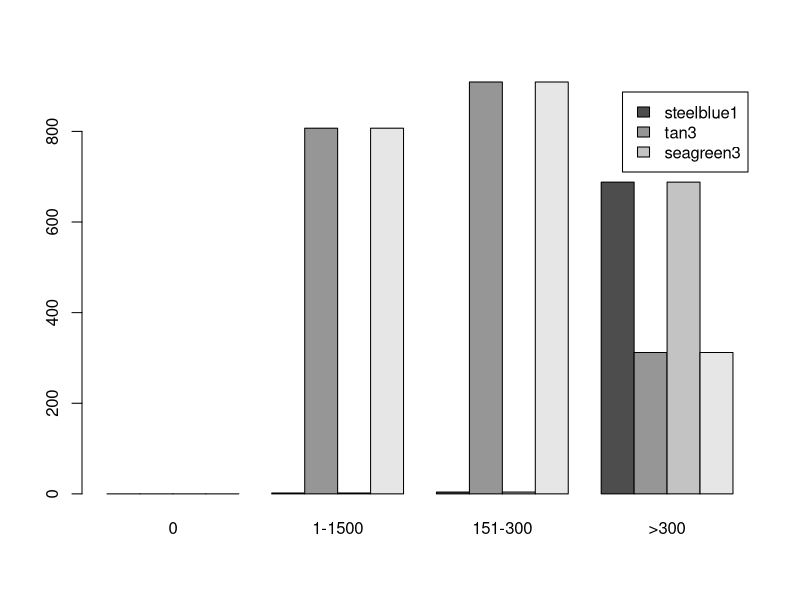
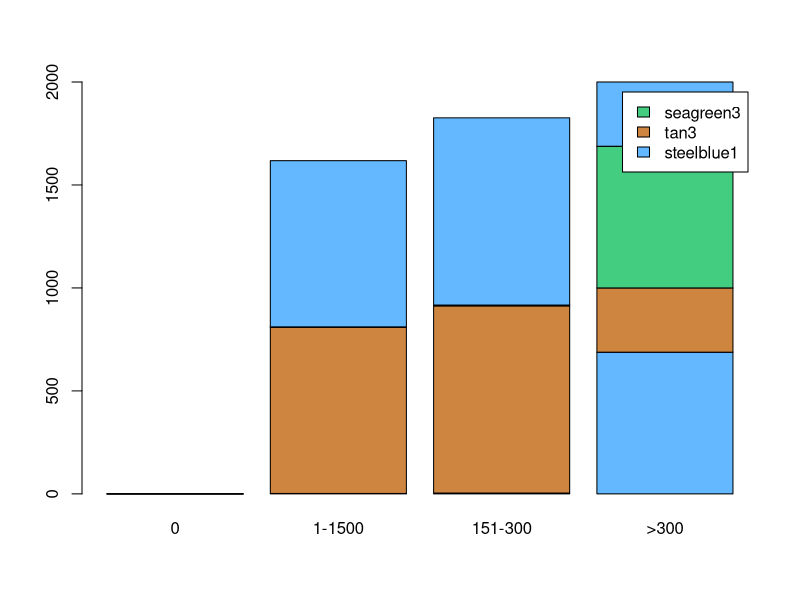
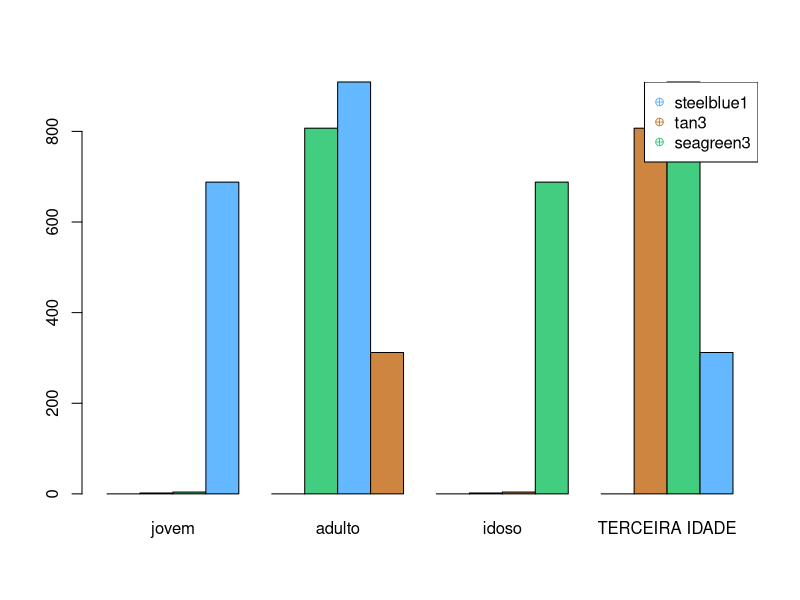
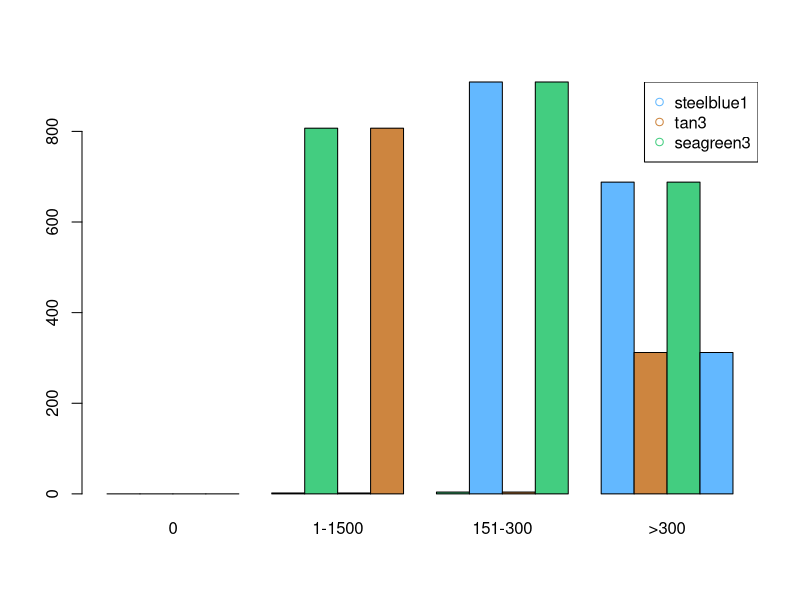
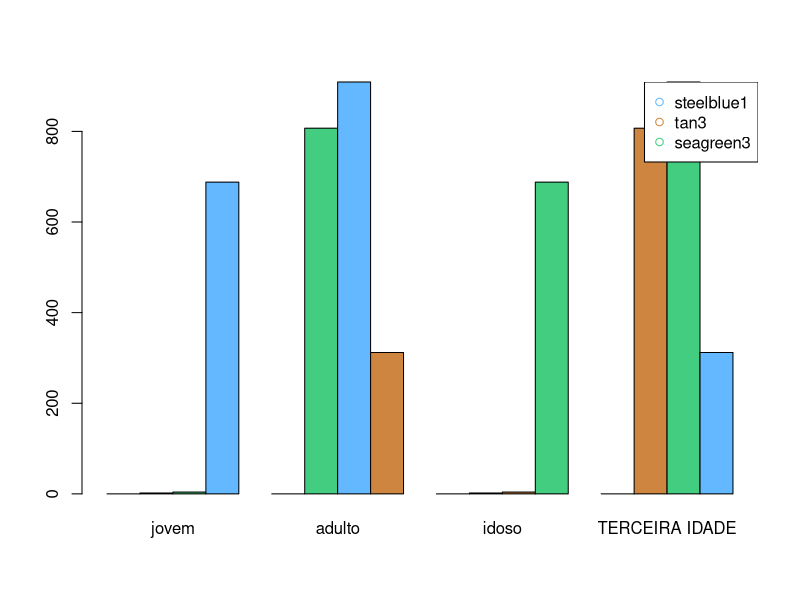

Recreate these plots in R, in order.

getwd()

#numero de carros num estacionamento

cars = matrix(c(0,2,4,688,0,807,909,312),  nr=4, nc=4, byrow = T )
cars


#nomeando linhas e colunas
colnames(cars) <-c("0","1-1500","151-300",">300")
cars
rownames(cars) <-c("jovem","adulto","idoso","TERCEIRA IDADE")
cars


barplot(cars,  beside = T, legend =  c("steelblue1","tan3","seagreen3"))

barplot(cars, col = c("steelblue1","tan3","seagreen3"), legend =  c("steelblue1","tan3","seagreen3"))

 



barplot(t(cars), beside = T, col= c("steelblue1","tan3","seagreen3"))
legend("topright", pch = 10,col = c("steelblue1","tan3","seagreen3"), legend =  c("steelblue1","tan3","seagreen3") )

barplot(cars, beside = T ,col = c("steelblue1","tan3","seagreen3") )
legend("topright", pch = 1,col = c("steelblue1","tan3","seagreen3"), legend =  c("steelblue1","tan3","seagreen3") )


t(cars)
barplot(t(cars), beside = T, col = c("steelblue1","tan3","seagreen3"))
legend("topright", pch = 1,col = c("steelblue1","tan3","seagreen3"), legend =  c("steelblue1","tan3","seagreen3") )

